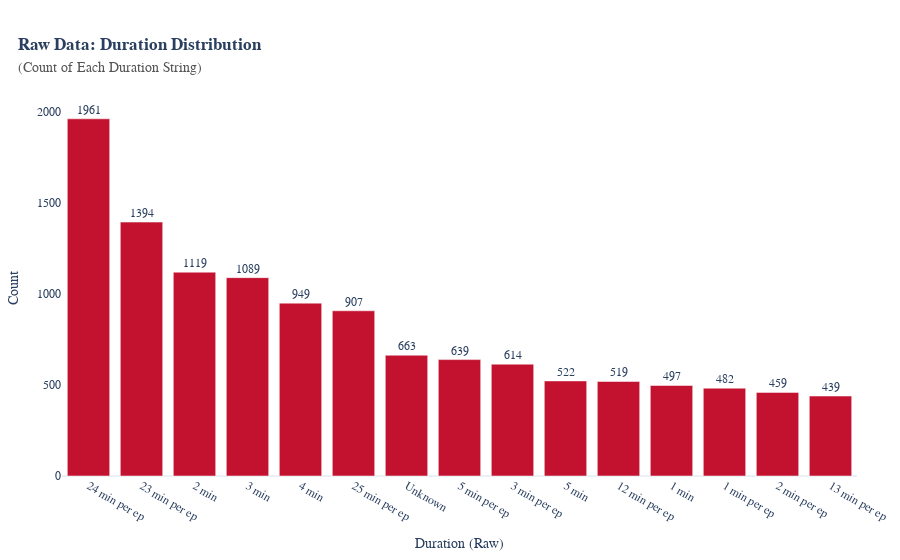

Notebook code for this chart:
### Code cell
import plotly.graph_objects as go
import pandas as pd

# --- Prepare Data ---
# duration_counts là Series, ví dụ: duration_counts = df_raw_viz['Duration'].value_counts()
duration_counts_sorted = duration_counts.sort_values(ascending=False)

# --- Create Bar Chart (Top 15 Durations) ---
fig = go.Figure()

fig.add_trace(
    go.Bar(
        x=duration_counts_sorted.index[:15],   # Top 15 durations
        y=duration_counts_sorted.values[:15],
        marker_color="#C3122F",  # Red for Raw Data
        text=[f"{v}" for v in duration_counts_sorted.values[:15]],  # số nguyên
        textposition="outside",
        name="Dữ liệu thô (có outlier)",
        showlegend=False
    )
)

# --- Layout Settings ---
fig.update_layout(
    title_text="<b>Raw Data: Duration Distribution</b><br>"
               "<span style='color:#555555; font-size:14px'>(Count of Each Duration String)</span>",
    title_x=0.02,
    font=dict(family="Tahoma"),
    margin=dict(l=40, r=40, t=100, b=60),
    hovermode="x unified",
    template="plotly_white",
    xaxis=dict(title="Duration (Raw)", showgrid=False),
    yaxis=dict(title="Count", showgrid=False),
)

fig.show()

### Figure 1 — Plotly figure (JSON) as saved in the notebook; plotly's stock layout.template omitted (floating-point values rounded to 4 significant figures)
{"data": [{"marker": {"color": "#C3122F"}, "name": "Dữ liệu thô (có outlier)", "showlegend": false, "text": ["1961", "1394", "1119", "1089", "949", "907", "663", "639", "614", "522", "519", "497", "482", "459", "439"], "textposition": "outside", "type": "bar", "x": ["24 min per ep", "23 min per ep", "2 min", "3 min", "4 min", "25 min per ep", "Unknown", "5 min per ep", "3 min per ep", "5 min", "12 min per ep", "1 min", "1 min per ep", "2 min per ep", "13 min per ep"], "y": [1961, 1394, 1119, 1089, 949, 907, 663, 639, 614, 522, 519, 497, 482, 459, 439]}], "layout": {"font": {"family": "Tahoma"}, "hovermode": "x unified", "margin": {"b": 60, "l": 40, "r": 40, "t": 100}, "title": {"text": "<b>Raw Data: Duration Distribution</b><br><span style='color:#555555; font-size:14px'>(Count of Each Duration String)</span>", "x": 0.02}, "xaxis": {"showgrid": false, "title": {"text": "Duration (Raw)"}}, "yaxis": {"showgrid": false, "title": {"text": "Count"}}}}
